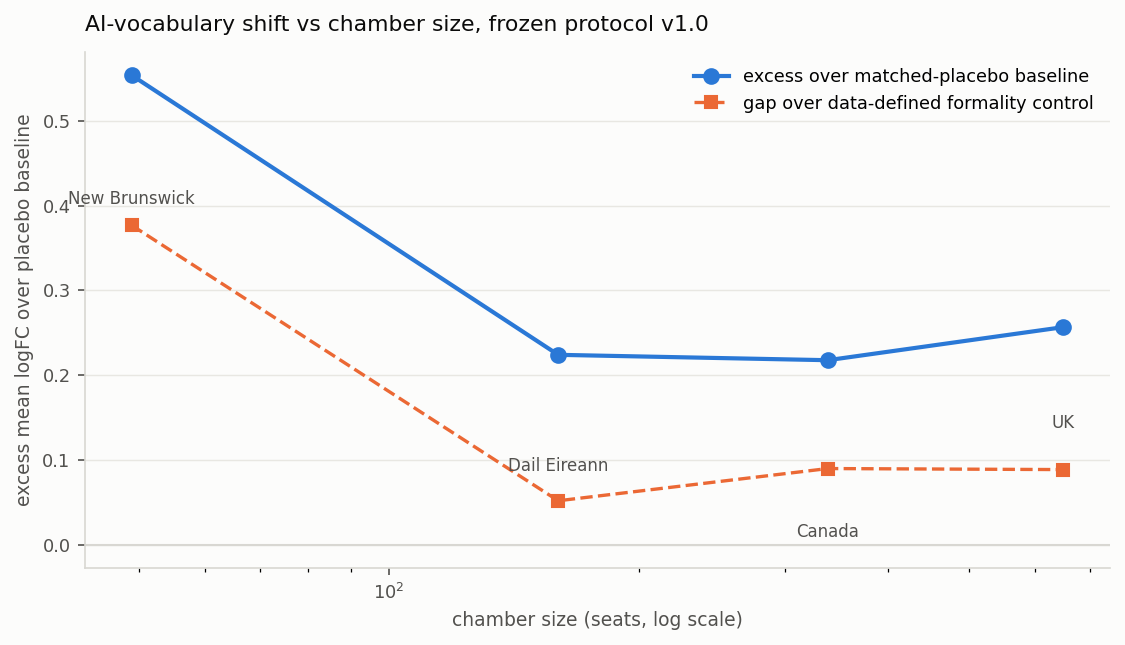

The script that saved this image:
#!/usr/bin/env python3
"""Cross-legislature synthesis: one table, one combined p-value, one figure.

Reads every *_protocol.json (frozen protocol v1.0 output) and the matching
*_formality.json (data-defined formality control), and produces:

  - a comparison table across chambers, ordered by chamber size
  - Fisher's combined p over the CONFIRMATORY corpora only (NB is the
    discovery corpus and is reported separately, per replication_protocol.md)
  - cross_corpus.png: effect size vs chamber size, with the formality-control
    gap shown alongside each instrument value

Usage: python cross_corpus.py
"""
import glob
import json
import math
import os
import re

# seats in the chamber, for the size hypothesis
SEATS = {
    "NB": 49, "New Brunswick": 49,
    "Dail Eireann": 160, "Dáil Éireann": 160,
    "Canada House of Commons": 338,
    "UK House of Commons": 650,
    "UK House of Commons within-speaker": 650,
}
DISCOVERY = {"NB", "New Brunswick"}


def seats_for(name):
    for k, v in SEATS.items():
        if name.lower().startswith(k.lower()):
            return v
    return None


def fisher(ps):
    """Fisher's method; ps may contain conservative bounds."""
    X = -2 * sum(math.log(p) for p in ps)
    df = 2 * len(ps)
    # survival of chi2 with even df has a closed form
    k = df // 2
    s = sum((X / 2) ** i / math.factorial(i) for i in range(k))
    return X, df, math.exp(-X / 2) * s


def main():
    rows = []
    for path in sorted(glob.glob("**/*_protocol.json", recursive=True)):
        d = json.load(open(path))
        name = d["corpus"]
        base = re.sub(r"\W+", "_", name.lower()) + "_formality.json"
        fm = None
        for cand in (base, os.path.join(os.path.dirname(path), base)):
            if os.path.exists(cand):
                fm = json.load(open(cand))
                break
        p = d["primary_p"] or (1.0 / d["n_placebo"])
        rows.append({
            "corpus": name, "seats": seats_for(name),
            "pre_Mw": d["pre_words"] / 1e6, "post_Mw": d["post_words"] / 1e6,
            "primary": d["primary_mean_logFC"],
            # THE comparable effect size: each corpus has its own placebo
            # baseline (what matched random vocabulary did there), so raw
            # primaries are not comparable across chambers. Canada makes this
            # unmissable: raw primary -0.014 yet p<0.001, because its placebo
            # median is -0.231.
            "excess": d["primary_mean_logFC"] - d["placebo_median"],
            "p": p, "p_is_bound": d["primary_p"] == 0,
            "placebo_max": d["placebo_max"],
            "register": d.get("formal_register_ratio"),
            "formality_gap": fm["gap"] if fm else None,
            "discovery": name in DISCOVERY,
        })
    rows.sort(key=lambda r: (r["seats"] or 0))

    print(f"{'corpus':<38s} {'seats':>5s} {'pre Mw':>7s} {'post Mw':>8s} "
          f"{'primary':>8s} {'EXCESS':>8s} {'p':>9s} {'form.gap':>9s}")
    for r in rows:
        p = f"<{r['p']:.0e}" if r["p_is_bound"] else f"{r['p']:.3f}"
        g = f"{r['formality_gap']:+.4f}" if r["formality_gap"] is not None else "  —"
        tag = " (discovery)" if r["discovery"] else ""
        print(f"{r['corpus'][:36]+tag:<38s} {r['seats'] or '?':>5} "
              f"{r['pre_Mw']:>7.1f} {r['post_Mw']:>8.1f} "
              f"{r['primary']:>+8.4f} {r['excess']:>+8.4f} {p:>9s} {g:>9s}")

    conf = [r for r in rows if not r["discovery"]
            and "within-speaker" not in r["corpus"]]
    if conf:
        X, df, p = fisher([r["p"] for r in conf])
        print(f"\nFisher over {len(conf)} CONFIRMATORY corpora "
              f"({', '.join(r['corpus'] for r in conf)}):")
        print(f"  X2 = {X:.1f}, df = {df}, combined p = {p:.3e}")
        disc = [r for r in rows if r["discovery"]]
        if disc:
            print(f"  (discovery corpus {disc[0]['corpus']} reported "
                  f"separately: primary {disc[0]['primary']:+.4f}, "
                  f"p < {disc[0]['p']:.0e})")

    try:
        import matplotlib
        matplotlib.use("Agg")
        import matplotlib.pyplot as plt
        pts = [r for r in rows if r["seats"] and "within-speaker" not in r["corpus"]]
        if len(pts) >= 2:
            fig, ax = plt.subplots(figsize=(7.6, 4.4), dpi=150, facecolor="#fcfcfb")
            ax.set_facecolor("#fcfcfb")
            for s in ("top", "right"):
                ax.spines[s].set_visible(False)
            for s in ("left", "bottom"):
                ax.spines[s].set_color("#d8d7d2")
            x = [r["seats"] for r in pts]
            y = [r["excess"] for r in pts]
            g = [r["formality_gap"] for r in pts]
            ax.plot(x, y, "o-", color="#2a78d6", lw=2, ms=7,
                    label="excess over matched-placebo baseline")
            if all(v is not None for v in g):
                ax.plot(x, g, "s--", color="#eb6834", lw=1.6, ms=6,
                        label="gap over data-defined formality control")
            for r in pts:
                ax.annotate(r["corpus"].split(" House")[0].split(" Éireann")[0][:14],
                            (r["seats"], r["primary"]), xytext=(0, 9),
                            textcoords="offset points", fontsize=8,
                            color="#52514e", ha="center")
            ax.axhline(0, color="#d8d7d2", lw=1)
            ax.set_xscale("log")
            ax.set_xlabel("chamber size (seats, log scale)", fontsize=9, color="#52514e")
            ax.set_ylabel("excess mean logFC over placebo baseline", fontsize=9, color="#52514e")
            ax.set_title("AI-vocabulary shift vs chamber size, frozen protocol v1.0",
                         fontsize=10.5, color="#0b0b0b", loc="left", pad=10)
            ax.tick_params(colors="#52514e", labelsize=8.5)
            ax.grid(axis="y", color="#e8e7e2", lw=0.7)
            ax.set_axisbelow(True)
            ax.legend(frameon=False, fontsize=8.5)
            fig.tight_layout()
            fig.savefig("cross_corpus.png", bbox_inches="tight")
            print("\nwrote cross_corpus.png")
    except ImportError:
        pass


if __name__ == "__main__":
    main()
